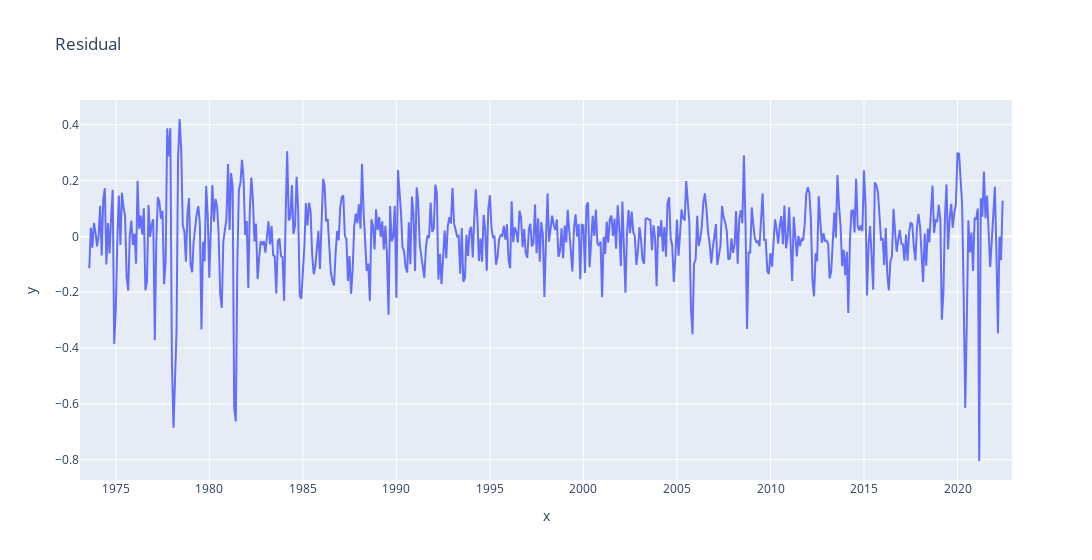

Notebook source saved alongside this figure:
### Code cell
fig_2 = px.line(y=results.resid, x=results.resid.index, title='Residual',width=1500)
fig_2.show()

### Figure 1 — Plotly figure (JSON) as saved in the notebook; plotly's stock layout.template omitted (floating-point values rounded to 4 significant figures; data arrays with more than 128 entries replaced by an {"elided": "..."} marker saying what was removed)
{"data": [{"hovertemplate": "x=%{x}<br>y=%{y}<extra></extra>", "legendgroup": "", "line": {"color": "#636efa", "dash": "solid"}, "marker": {"symbol": "circle"}, "mode": "lines", "name": "", "orientation": "v", "showlegend": false, "type": "scatter", "x": {"elided": "599 str values"}, "xaxis": "x", "y": {"elided": "599 float values"}, "yaxis": "y"}], "layout": {"legend": {"tracegroupgap": 0}, "title": {"text": "Residual"}, "width": 1500, "xaxis": {"anchor": "y", "domain": [0, 1], "title": {"text": "x"}}, "yaxis": {"anchor": "x", "domain": [0, 1], "title": {"text": "y"}}}}
